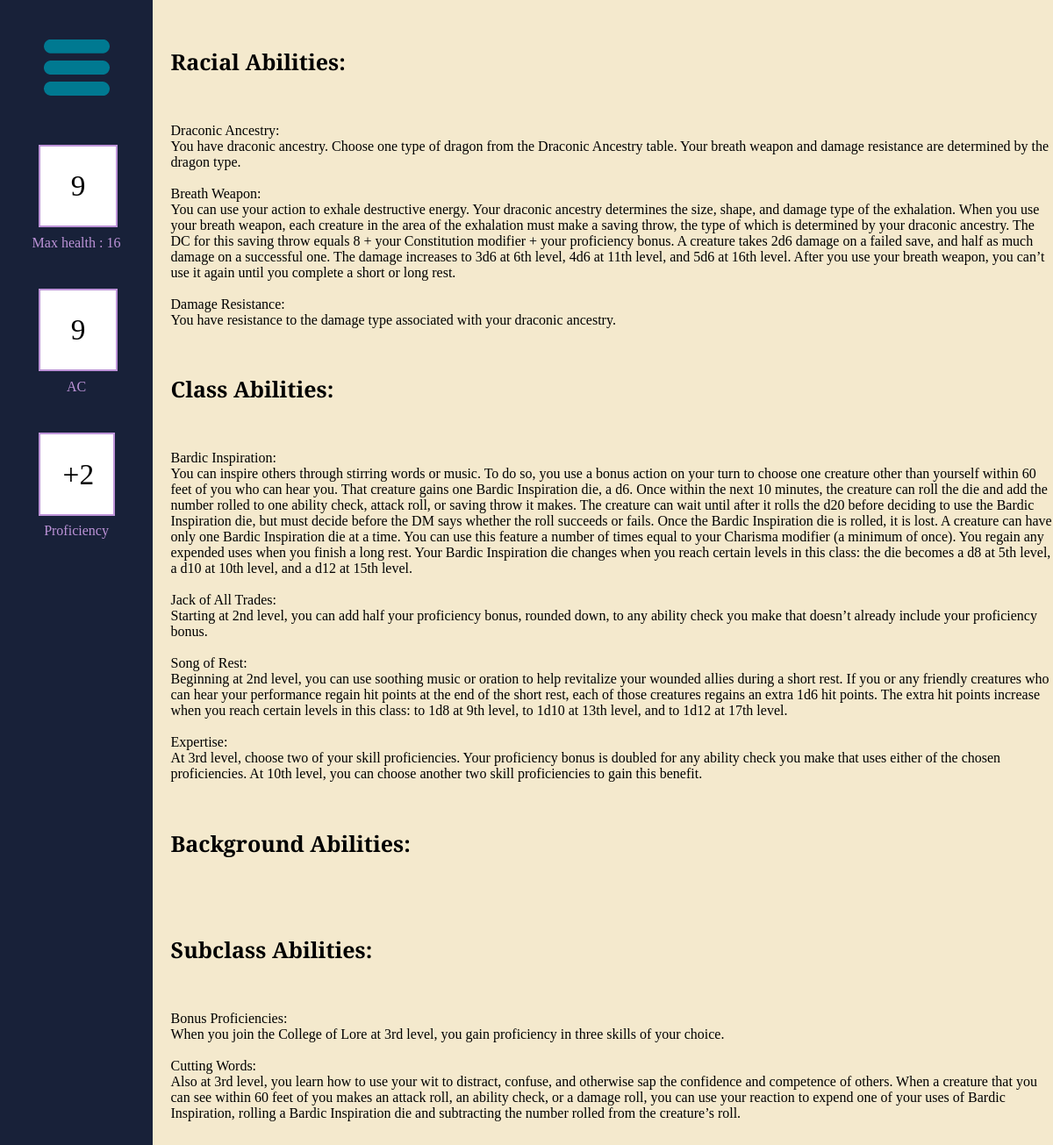
The page /character_abilities/43 (signed in) on the database its author committed.
### tables this page shows
CREATE TABLE Ability (Ability_Id INTEGER PRIMARY KEY AUTOINCREMENT, Name Text, Description Text);

### routes.py (the view, shortened to what this page needs)
@app.route('/character_abilities/<id>')
def character_abilities(id):
    conn = sqlite3.connect(db)
    cur = conn.cursor()
    cur.execute('SELECT * FROM Character WHERE Character_Id = ?', (id,))
    character_data = cur.fetchone()
    if ('user_id' not in session):
        return redirect("/")
    if character_data is None:
        return redirect("/")
    elif character_data[14] != session['user_id']:
        return redirect("/")
    resetSession()
    feat_names = []
    feat_descriptions = []
    feat_types = ["Race", "Class", "Background", "Subclass"]
    feat_types_parameters = [character_data[2], character_data[3],
                             character_data[5], character_data[13]]
    for i in range(4):
        added = ""
        if i == 1 or i == 3:
            added = f" AND Level <= {character_data[4]}"
        cur.execute(f'''SELECT Name,Description FROM Ability
                     WHERE Ability_Id IN (SELECT Ability_Id
                     FROM Ability{feat_types[i]}
                       WHERE {feat_types[i]}_Id =
                         {feat_types_parameters[i]}{added})''')
        data = cur.fetchall()
        feat_names.append([i[0] for i in data])
        feat_descriptions.append([i[1] for i in data])
    cur.execute('''SELECT Ability_Id,Type FROM AbilityCharacter
                 WHERE Character_Id = ?''', (id,))
    data = cur.fetchall()
    other_values = [id, character_data[6], character_data[12],
                    character_data[7], ((character_data[4]-1)//4)+2,
                    character_data[14], character_data[3]]
    return render_template('CharacterAbility.html', other_values=other_values,
                           names=feat_names, descs=feat_descriptions)

### routes.py (called while the page is built)
def resetSession():
    placeholder = session['user_id']
    session.clear()
    collect()
    session['user_id'] = placeholder

### templates/CharacterAbility.html
{% extends 'sheetLayout.html' %}
{% set ability_types = ['Racial','Class','Background','Subclass'] %}
{% block content %}
<div class = "ability_sheet">
    {% for i in range(ability_types|length) %}
        <h1 class = "ability_header">{{ability_types[i]}} Abilities:</h1>
        {% for j in range(names[i]|length) %}
            {{names[i][j]}}:
            {{descs[i][j]}}
        {% endfor %}
    {% endfor %}
</div>
{% endblock %}

### templates/sheetLayout.html (shortened to what this page needs)
<!DOCTYPE html>
<html>
    <head>
        <link rel = 'stylesheet', href = '../static/styles.css'>
    </head>
    <body>
        <div class = 'sheet_container' id="sheet" data-id="{{ other_values[0] }}">
            <div class = 'side_bar'>
                <div>
                    <button class = "dropdown-menu" id="dropdown_button" onclick="toggleDropDown()">
                        <img src = "../static/Menu.png" class = "menu_button">
                    </button>
                </div>
                <div>
                    <input type="number" id="HP" value='{{other_values[2]}}' class="side_input">
                </div>
                Max health : {{other_values[1]}}
                <div>
                    <input type="number" id="AC" value='{{other_values[3]}}' class="side_input">
                </div>
                AC
                <div class = 'side_info'>
                    +{{other_values[4]}}
                </div>
                Proficiency
            </div>
            <div class = 'sheet' data-joe = "Joe">
                {% block content %}{% endblock %}
            </div>
        </div>
    </body>
</html>

### static/styles.css (style rules this page uses)
.side_bar { background-color:#182139; height: 100%; min-width: 100%; overflow: hidden; text-align: center; color: #bd93d8; }
.side_info,.side_input { text-align: center; border: 2px solid #bd93d8; background-color: white; margin:25%; margin-bottom:5%; padding: 15%; font-size: 25pt; color: black; }
.side_input { width: 20%; font-family: "Bree Serif", serif; font-weight: 400; }
.menu_button { width: 100%; }
.dropdown-menu { border: none; cursor: pointer; appearance: none; background-color: inherit; margin:25%; margin-bottom:5%; text-align: center; }
.sheet_container { display: grid; grid-template-columns:14.5% 85.5%; grid-template-rows: 100%; min-height: 100%; font-family: "Bree Serif", serif; font-weight: 400; font-style: normal; }
.sheet { background-color: #f4e9cd; }
body { margin: 0px; height: 70vw; }
.ability_sheet { margin-left: 2%; white-space: pre-line; }
.ability_header { font-size: 25px; }

### rows shown on the page
Ability: Name "Draconic Ancestry", Description "You have draconic ancestry. Choose one type of dragon from the Draconic Ancestry table. Your breath weapon and damage resistance are determined by the dragon type."
Ability: Name "Breath Weapon", Description "You can use your action to exhale destructive energy. Your draconic ancestry determines the size, shape, and damage type of the exhalation. When you use your breath weapon, each creature in the area of the exhalation must make a saving throw, the type of which is determined by your draconic ancestry. The DC for this saving throw equals 8 + your Constitution modifier + your proficiency bonus. A creature takes 2d6 damage on a failed save, and half as much damage on a successful one. The damage increases to 3d6 at 6th level, 4d6 at 11th level, and 5d6 at 16th level. After you use your breath weapon, you can’t use it again until you complete a short or long rest."
Ability: Name "Damage Resistance", Description "You have resistance to the damage type associated with your draconic ancestry."
Ability: Name "Bardic Inspiration", Description "You can inspire others through stirring words or music. To do so, you use a bonus action on your turn to choose one creature other than yourself within 60 feet of you who can hear you. That creature gains one Bardic Inspiration die, a d6. Once within the next 10 minutes, the creature can roll the die and add the number rolled to one ability check, attack roll, or saving throw it makes. The creature can wait until after it rolls the d20 before deciding to use the Bardic Inspiration die, but must decide before the DM says whether the roll succeeds or fails. Once the Bardic Inspiration die is rolled, it is lost. A creature can have only one Bardic Inspiration die at a time. You can use this…"
Ability: Name "Jack of All Trades", Description "Starting at 2nd level, you can add half your proficiency bonus, rounded down, to any ability check you make that doesn’t already include your proficiency bonus."
Ability: Name "Song of Rest", Description "Beginning at 2nd level, you can use soothing music or oration to help revitalize your wounded allies during a short rest. If you or any friendly creatures who can hear your performance regain hit points at the end of the short rest, each of those creatures regains an extra 1d6 hit points. The extra hit points increase when you reach certain levels in this class: to 1d8 at 9th level, to 1d10 at 13th level, and to 1d12 at 17th level."
Ability: Name "Expertise", Description "At 3rd level, choose two of your skill proficiencies. Your proficiency bonus is doubled for any ability check you make that uses either of the chosen proficiencies. At 10th level, you can choose another two skill proficiencies to gain this benefit."
Ability: Name "Bonus Proficiencies", Description "When you join the College of Lore at 3rd level, you gain proficiency in three skills of your choice."
Ability: Name "Cutting Words", Description "Also at 3rd level, you learn how to use your wit to distract, confuse, and otherwise sap the confidence and competence of others. When a creature that you can see within 60 feet of you makes an attack roll, an ability check, or a damage roll, you can use your reaction to expend one of your uses of Bardic Inspiration, rolling a Bardic Inspiration die and subtracting the number rolled from the creature’s roll."

### other values the page prints
{{ other_values[1] }} "16"
{{ other_values[4] }} "2"
{{ ability_types[i] }} "Racial" "Class" "Background" "Subclass"
